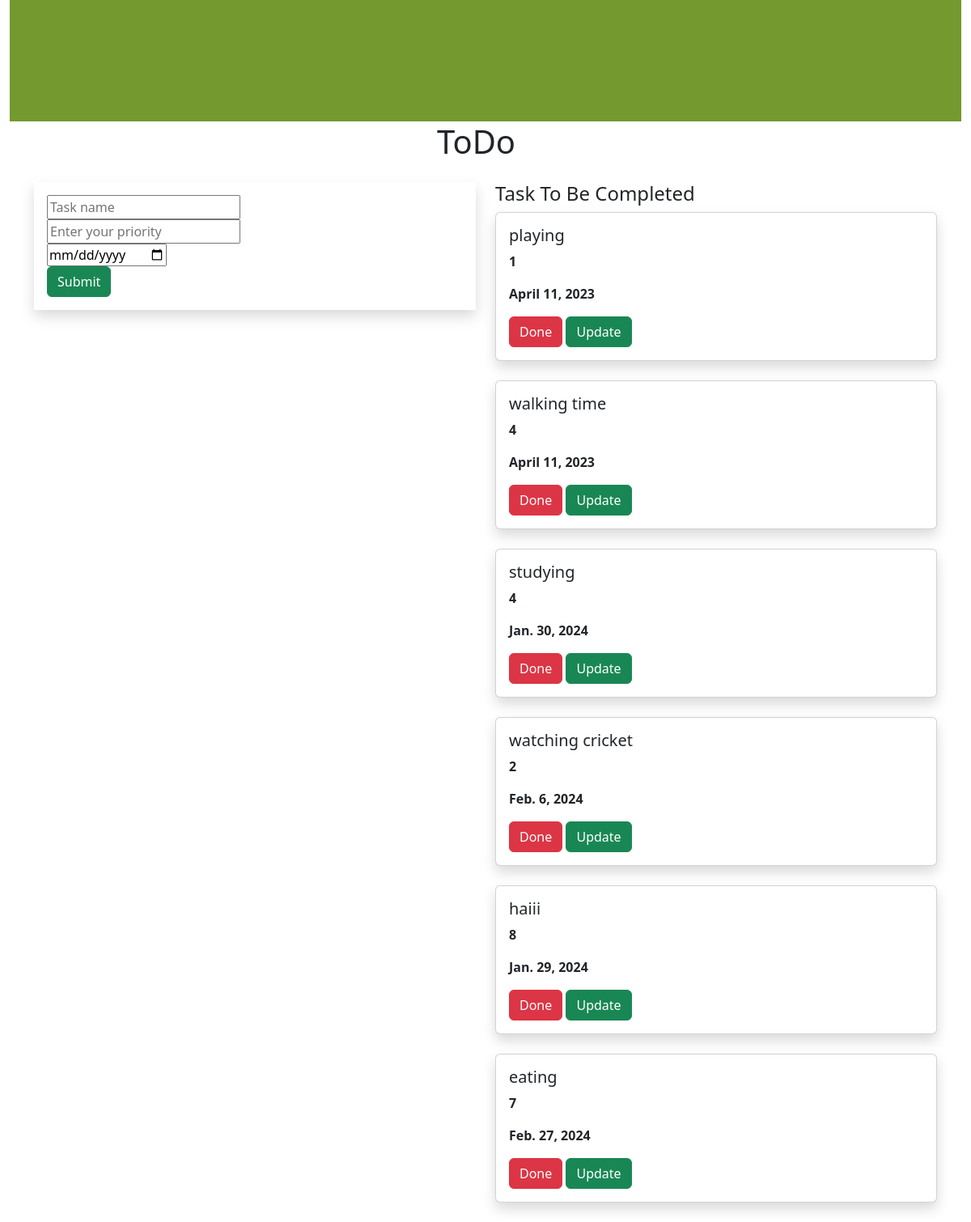
The page / on the database its author committed.
### todoapp/models.py (models this page shows, shortened)
class Task(models.Model):
    name = models.CharField(max_length=256)
    priority = models.IntegerField()
    date = models.DateField()

### todoapp/views.py (the view)
# urls.py: path('', views.add, name='add'),
def add(request):
    task1 = Task.objects.all()
    if request.method == 'POST':
        name = request.POST.get('name', '')
        priority = request.POST.get('priority', '')
        date = request.POST.get('date', '')
        task = Task(name=name, priority=priority, date=date)
        task.save()
    return render(request, 'home.html', {'task1': task1})

### templates/home.html (shortened to what this page needs)
{% extends 'base.html' %}
{% block content %}
<div class="container-fluid">
    <div class="row">
        <div class="col-md-12">
            <div class="banner">
                 <div class="banner-text">
                     <h1>ToDo</h1>
                 </div>
             </div>
        </div>
    </div>
</div>
 <div class="container">
    <div class="row">
        <div class="col-md-6">
            <form method="post"class ="p-3 shadow">
                <div class="form-group">
                       <input type="text" class="form control" name="name" placeholder="Task name"><br>
                </div>
                <div class="form-group">
                       <input type="text" class="form control" name="priority" placeholder="Enter your priority"></br>
                </div>
                <div class="form-group">
                       <input type="date" class="form control" name="date" placeholder="Enter the date"></br>
                </div>
                       <input type="submit" class="btn btn-success">
            </form>
        </div>
        <div class="col-md-6">
             <h4> Task To Be Completed</h4>
              {% for i in task1 %}
               <div class="shadow card">
                 <div class="card-body">
                     <h5 class="card-title">{{i.name}}</h5>
                     <p><b>{{i.priority}}</b></p>
                     <p><b>{{i.date}}</b></p>
                     <a class="btn btn-danger" href="{% url 'delete' i.id %}">Done</a>
                     <a class="btn btn-success"href="{% url 'update' i.id %}">Update</a>
                 </div>
               </div>
               <br>
              {% endfor %}
        </div>
       </div>
  </div>
{% endblock %}

### templates/base.html (shortened to what this page needs)
 {% load static %}
 <!DOCTYPE html>
<html lang="en">
<head>
    <link rel="stylesheet" href="https://cdn.jsdelivr.net/npm/bootstrap@5.2.3/dist/css/bootstrap.min.css">
    <link rel="stylesheet" href="{% static 'style.css' %}">
</head>
<body>
{% block content %}
{% endblock %}
</body>
</html>

### static/style.css (style rules this page uses)
.banner { background-color:#74992e; width:100%; height:150px; margin-bottom:75px; }
.banner-text { top:10%; left:45%; position:absolute; transform:transform; }

### rows shown on the page
Task: name "playing", priority "1", date "April 11, 2023"
Task: name "walking time", priority "4", date "April 11, 2023"
Task: name "studying", priority "4", date "Jan. 30, 2024"
Task: name "watching cricket", priority "2", date "Feb. 6, 2024"
Task: name "haiii", priority "8", date "Jan. 29, 2024"
Task: name "eating", priority "7", date "Feb. 27, 2024"
